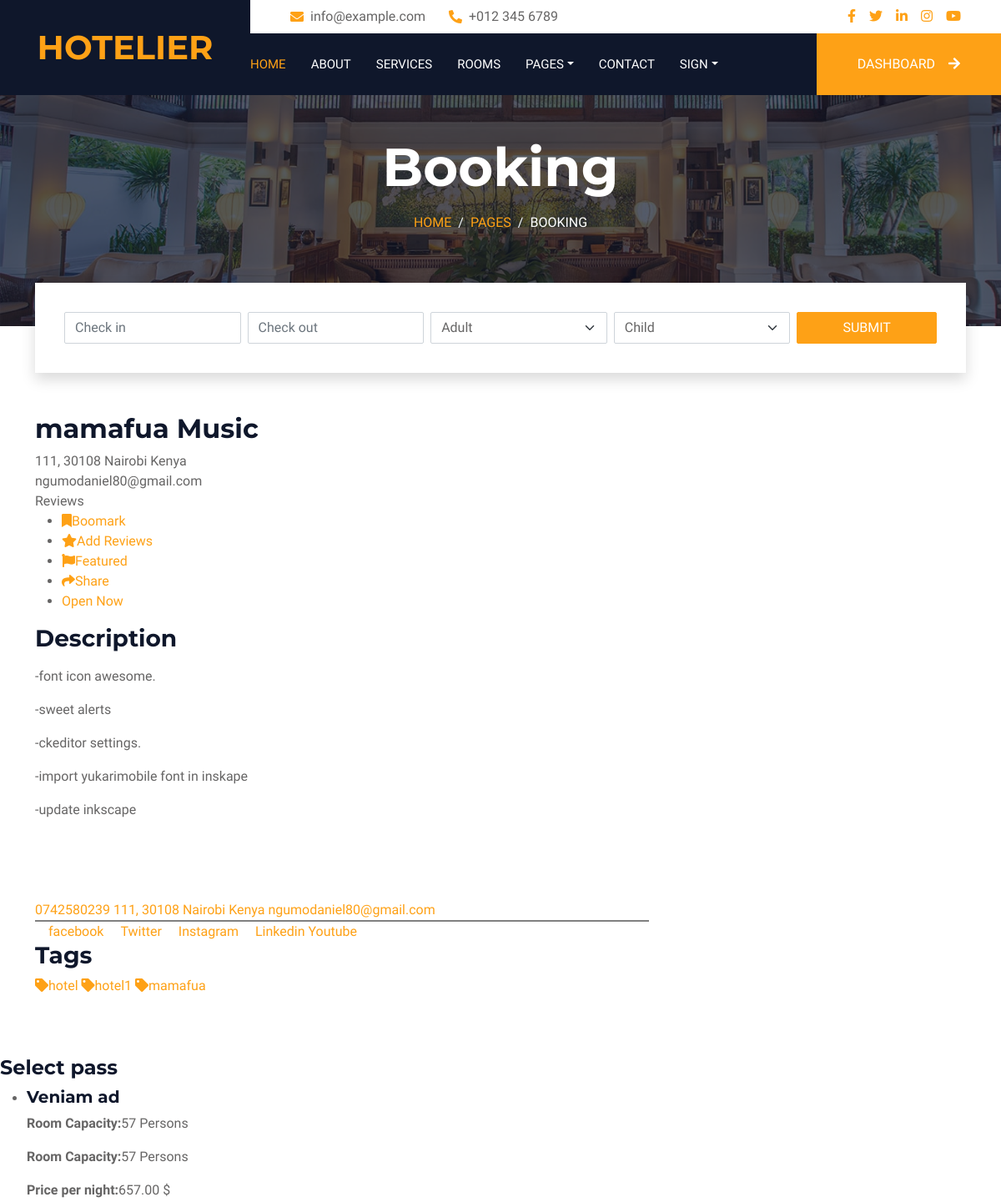
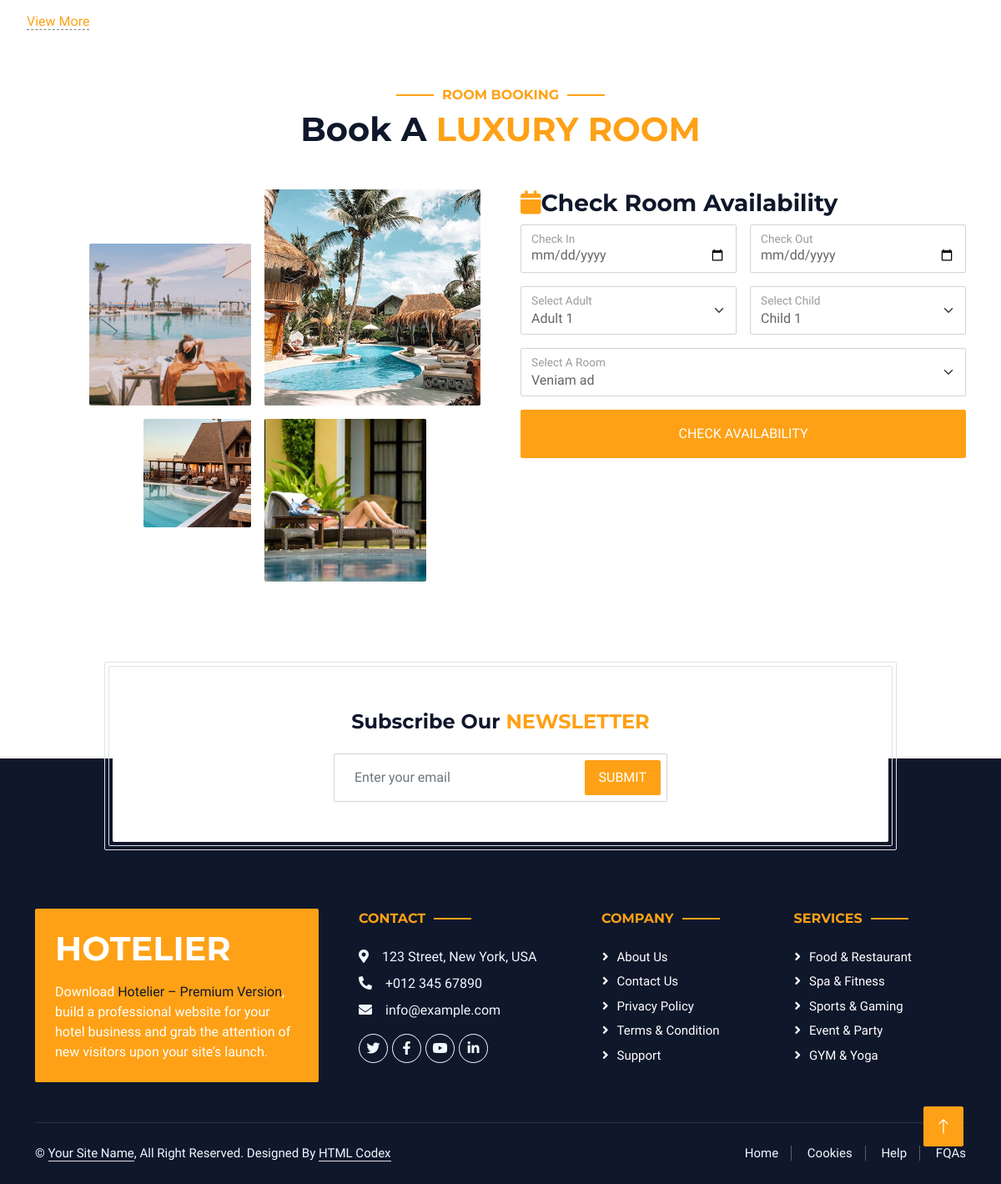
Screenshot of /detail/mamafua/ (signed in) with the database file from the repository (2 pictures, top to bottom).
### hotel/models.py (models this page shows, shortened)
class Hotel(models.Model):
    user=models.ForeignKey(User, on_delete=models.SET_NULL, null=True)
    name=models.CharField(max_length=100, default="Daniel")
    description=CKEditor5Field(null=True, blank=True, config_name="extends")
    image=models.FileField(upload_to="hotel_gallery", default="static/img/about-1.jpg")
    address=models.CharField(max_length=200 , default="111, 30108 Nairobi Kenya")
    mobile=models.CharField(max_length=200, default="0742580239")
    email=models.EmailField(max_length=100, default="ngumodaniel80@gmail.com")
    status=models.CharField(max_length=20, choices=HOTEL_STATUS, default="Live")
    tags=TaggableManager( blank=True)
    views=models.IntegerField(default=0),
    featured=models.BooleanField(default=False)
    hid=ShortUUIDField(unique=True, length=10, max_length=20, alphabet="abcdefjhijklmnopqrstuvwxyz")
    slug=models.SlugField(unique=True)
    date=models.DateTimeField(auto_now_add=True)
    def hotel_gallery(self):
        return HotelGallery.objects.filter(hotel=self)
    def hotel_room_types(self):
        return RoomType.objects.filter(hotel=self)

class RoomType(models.Model):
    hotel=models.ForeignKey(Hotel, on_delete=models.CASCADE)
    type=models.CharField(max_length=10)
    price=models.DecimalField(max_digits=12, decimal_places=2, default=0.00)
    number_of_beds=models.PositiveIntegerField(default=0)
    room_capacity=models.PositiveIntegerField(default=0)
    rtid=ShortUUIDField(unique=True, length=10, max_length=20, alphabet="abcdefjhijklmnopqrstuvwxyz")
    slug=models.SlugField(unique=True)
    date=models.DateTimeField(auto_now_add=True)
    class Meta:
        verbose_name_plural="Room Type"

### hotel/views.py (the view)
# urls.py: path("detail/<slug>/", views.hotel_detail, name="hotel_detail"),
def hotel_detail(request, slug):
    hotel=Hotel.objects.get(status="Live", slug=slug)
    context={
        "hotel":hotel
    }
    return render(request, "hotel/hotel_detail.html", context)

### templates/hotel/hotel_detail.html (shortened to what this page needs)
{% extends 'partials/base.html' %}
{% load static %}
{% block content %}
<div class="container-fluid page-header mb-5 p-0" style="background-image: url(img/carousel-1.jpg);">
    <div class="container-fluid page-header-inner py-5">
        <div class="container text-center pb-5">
            <h1 class="display-3 text-white mb-3 animated slideInDown">Booking</h1>
            <nav aria-label="breadcrumb">
                <ol class="breadcrumb justify-content-center text-uppercase">
                    <li class="breadcrumb-item"><a href="#">Home</a></li>
                    <li class="breadcrumb-item"><a href="#">Pages</a></li>
                    <li class="breadcrumb-item text-white active" aria-current="page">Booking</li>
                </ol>
            </nav>
        </div>
    </div>
</div>
<div class="container-fluid booking pb-5 wow fadeIn" data-wow-delay="0.1s">
    <div class="container">
        <div class="bg-white shadow" style="padding: 35px;">
            <div class="row g-2">
                <div class="col-md-10">
                    <div class="row g-2">
                        <div class="col-md-3">
                            <div class="date" id="date1" data-target-input="nearest">
                                <input type="text" class="form-control datetimepicker-input" placeholder="Check in"
                                    data-target="#date1" data-toggle="datetimepicker" />
                            </div>
                        </div>
                        <div class="col-md-3">
                            <div class="date" id="date2" data-target-input="nearest">
                                <input type="text" class="form-control datetimepicker-input" placeholder="Check out"
                                    data-target="#date2" data-toggle="datetimepicker" />
                            </div>
                        </div>
                        <div class="col-md-3">
                            <select class="form-select">
                                <option selected>Adult</option>
                            </select>
                        </div>
                        <div class="col-md-3">
                            <select class="form-select">
                                <option selected>Child</option>
                            </select>
                        </div>
                    </div>
                </div>
                <div class="col-md-2">
                    <button class="btn btn-primary w-100">Submit</button>
                </div>
            </div>
        </div>
    </div>
</div>
<div class="container">
    <div class=" row utf_sticky_main_wrapper">
        <div class="col-lg-8 col-md-8">
            <div class="utf_listing_titlebar" id="titlebar">
                <div class="utf_lising_titlebar_title">
                    <h2>{{hotel.name}} <span class="listing-tag">Music</span></h2>
                    <span class="call_now"> {{hotel.address}}</span>
                    <br>
                    <span class="call_now"> {{hotel.email}}</span>
                    <div class="utf_star_rating_section" data_rating="4.5">
                        <div class="utf_counter_star_rating">Reviews</div>
                        <ul class="listing_item_social">
                            <li><a href=""><i class="fa fa-bookmark"></i>Boomark</a></li>
                            <li><a href=""><i class="fa fa-star"></i>Add Reviews</a></li>
                            <li><a href=""><i class="fa fa-flag"></i>Featured</a></li>
                            <li><a href=""><i class="fa fa-share"></i>Share</a></li>
                            <li><a href="">Open Now</a></li>
                        </ul>
                    </div>
                </div>
                <div id="utf_listing_overview" class="utf_listing_section">
                    <h3 class="utf_listing_headline_part margin-top-30 margin-bottom-30">Description</h3>
                    <p>{{hotel.description | safe}}</p>
                    <div class="utf_listing_section listing-tags_section margin-bottom-30 margin-top-0 ">
                        <a href="">{{hotel.mobile}}</a>
                        <a href="">{{hotel.address}}</a>
                        <a href="">{{hotel.email}}</a>
                    </div>
                    <div class="social-contact" style="border-top: 2px solid grey;">
                        <a href="" class="facebok-link"><i class="fa fa-facebook"></i>facebook</a>
                        <a href="" class="facebok-link"><i class="fa fa-twitter"></i>Twitter</a>
                        <a href="" class="facebok-link"><i class="fa fa-instagram"></i>Instagram</a>
                        <a href="" class="facebok-link"><i class="fa fa-linkedin"></i>Linkedin</a>
                        <a href="" class="facebok-link">Youtube</a>
                    </div>
                    <div class="utf_listing_section listing_tags_section" id="utf_listing_tags">
                        <h3 class="utf_listing_headline_part margin-bottom-40 margin-top-40">Tags</h3>
                        {% for t in hotel.tags.all %}
                        <a href=""><i class="fa fa-tag" aria-hidden="true"></i>{{t.name}}</a>
                        {% endfor %}
                    </div>
                    <br>
                    <br>
                    <br>
                </div>
            </div>
        </div>
    </div>
</div>
<div class="utf_listing_section">
    <div class="show-more">
        <div class="row">
            <div class="utf_pricing-lict_section col-lg-4">
                <h4>Select pass</h4>
                <ul>
                    {% for r in hotel.hotel_room_types %}
                    <li>
                        <h5>{{ r.type}} <sub class="pp1-offer label-light-success"></sub></h5>
                        <p><strong>Room Capacity:</strong>{{r.room_capacity}} Persons</p>
                        <p><strong>Room Capacity:</strong>{{r.room_capacity}} Persons</p>
                        <p><strong>Price per night:</strong>{{r.price}} $</p>
                        <p><a href="{% url 'hotel:room_type_detail' r.hotel.slug r.slug%}"
                                style="border-bottom: 1px grey dashed; margin-top: 10px;">View More</a>
                        </p>
                    </li>
                    {% endfor %}
                </ul>
            </div>
        </div>
    </div>
</div>
<div class="container-xxl py-5">
    <div class="container">
        <div class="text-center wow fadeInUp" data-wow-delay="0.1s">
            <h6 class="section-title text-center text-primary text-uppercase">Room Booking</h6>
            <h1 class="mb-5">Book A <span class="text-primary text-uppercase">Luxury Room</span></h1>
        </div>
        <div class="row g-5">
            <div class="col-lg-6">
                <div class="row g-3">
                    <div class="col-6 text-end">
                        <img class="img-fluid rounded w-75 wow zoomIn" data-wow-delay="0.1s" src="img/about-1.jpg"
                            style="margin-top: 25%;">
                    </div>
                    <div class="col-6 text-start">
                        <img class="img-fluid rounded w-100 wow zoomIn" data-wow-delay="0.3s" src="img/about-2.jpg">
                    </div>
                    <div class="col-6 text-end">
                        <img class="img-fluid rounded w-50 wow zoomIn" data-wow-delay="0.5s" src="img/about-3.jpg">
                    </div>
                    <div class="col-6 text-start">
                        <img class="img-fluid rounded w-75 wow zoomIn" data-wow-delay="0.7s" src="img/about-4.jpg">
                    </div>
                </div>
            </div>
            <div class="col-lg-6 ">
                <h3><i class="fa fa-calendar text-primary"></i>Check Room Availability</h3>
                <div class="wow fadeInUp" data-wow-delay="0.2s">
                    <form action="{% url 'booking:check_room_availability' %}" method="POST">
                        <div class="row g-3">
                            <div class="col-md-6">
                                <div class="form-floating date" id="date3" data-target-input="nearest">
                                    <input value="" name="checkin" type="date" class="form-control datetimepicker-input"
                                        id="checkin" placeholder="Check In" data-target="#date3"
                                        data-toggle="datetimepicker" />
                                    <label for="checkin">Check In</label>
                                </div>
                            </div>
                            <div class="col-md-6">
                                <div class="form-floating date" id="date4" data-target-input="nearest">
                                    <input type="date" name="checkout" class="form-control datetimepicker-input"
                                        id="checkout" placeholder="Check Out" data-target="#date4"
                                        data-toggle="datetimepicker" />
                                    <label for="checkout">Check Out</label>
                                </div>
                            </div>
                            <div class="col-md-6">
                                <div class="form-floating">
                                    <select name="adult" class="form-select" id="select1">
                                        <option value="1">Adult 1</option>
                                    </select>
                                    <label for="select1">Select Adult</label>
                                </div>
                            </div>
                            <div class="col-md-6">
                                <div class="form-floating">
                                    <select name="children" class="form-select" id="select2">
                                        <option value="1">Child 1</option>
                                    </select>
                                    <label for="select2">Select Child</label>
                                </div>
                            </div>
                            <div class="col-12">
                                <div class="form-floating">
                                    <select name="room-type" class="form-select" id="select3">
                                        {% for r in hotel.hotel_room_types%}
                                        <option value="{{r.slug}}">{{r.type}}</option>
                                        {% endfor%}
                                    </select>
                                    <label for="select3">Select A Room</label>
                                </div>
                            </div>
                            <div class="col-12">
                                <button class="btn btn-primary w-100 py-3" type="submit">Check Availability</button>
                            </div>
                        </div>
                    </form>
                </div>
            </div>
        </div>
    </div>
</div>
<div class="container newsletter mt-5 wow fadeIn" data-wow-delay="0.1s">
    <div class="row justify-content-center">
        <div class="col-lg-10 border rounded p-1">
            <div class="border rounded text-center p-1">
                <div class="bg-white rounded text-center p-5">
                    <h4 class="mb-4">Subscribe Our <span class="text-primary text-uppercase">Newsletter</span></h4>
                    <div class="position-relative mx-auto" style="max-width: 400px;">
                        <input class="form-control w-100 py-3 ps-4 pe-5" type="text" placeholder="Enter your email">
                        <button type="button"
                            class="btn btn-primary py-2 px-3 position-absolute top-0 end-0 mt-2 me-2">Submit</button>
                    </div>
                </div>
            </div>
        </div>
    </div>
</div>
{% endblock content %}

### static/css/style.css (style rules this page uses)
:root { --primary: #FEA116; --light: #F1F8FF; --dark: #0F172B; }
.btn { font-weight: 500; text-transform: uppercase; transition: .5s; }
.btn.btn-primary, .btn.btn-secondary { color: #FFFFFF; }
.page-header { background-position: center center; background-repeat: no-repeat; background-size: cover; }
.page-header-inner { background: rgba(15, 23, 43, .7); }
.breadcrumb-item + .breadcrumb-item::before { color: var(--light); }
.booking { position: relative; margin-top: -100px !important; z-index: 1; }
.section-title { position: relative; display: inline-block; }
.section-title::before { position: absolute; content: ""; width: 45px; height: 2px; top: 50%; left: -55px; margin-top: -1px; background: var(--primary); }
.section-title::after { position: absolute; content: ""; width: 45px; height: 2px; top: 50%; right: -55px; margin-top: -1px; background: var(--primary); }
.newsletter { position: relative; z-index: 1; }

### rows the page displays
Hotel: name "mamafua", address "111, 30108 Nairobi Kenya", email "ngumodaniel80@gmail.com", description "-font icon awesome. -sweet alerts -ckeditor settings. -import yukarimobile font in inskape -update inkscape", mobile "0742580239"
Tag: name "hotel"
Tag: name "hotel1"
Tag: name "mamafua"
RoomType: type "Veniam ad", room_capacity "57", price "657.00"

### other values shown
form field room-type "Veniam ad"
